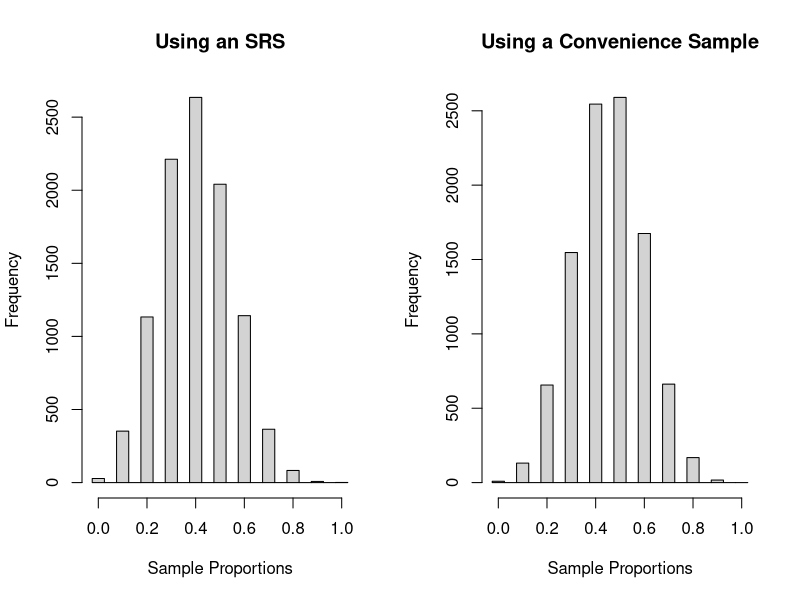

This chart was generated by the following R code:
## ---- chunk 1
set.seed(50)
marblePop <- data.frame(popNumber = 1:100, color = sample(c(rep("Blue", 40), rep("Red", 60)), size = 100, replace = FALSE))
convProb <- c(rep(0.0185, 50), rep(0.003, 25), rep(0, 25))
## ---- chunk 2
method1 <- marblePop[sample(1:100, size = 10, replace = FALSE), ]
method2 <- marblePop[sample(1:100, size = 10, replace = FALSE, prob = convProb), ]
names(method1) <- c("SRS Pop#", "Color")
names(method2) <- c("Conv Pop#", "Color")
knitr::kable(data.frame(method1, method2, row.names = NULL), col.names = c("SRS - Marble Selected", "Marble Color", "Convenience - Marble Selected", "Marble Color"))
## ---- chunk 3
method1 <- colMeans(replicate(10000, marblePop[sample(1:100, size = 10, replace = FALSE), 2]) == "Blue")
method2 <- colMeans(replicate(10000, marblePop[sample(1:100, size = 10, replace = FALSE, prob = convProb), 2]) == "Blue")
knitr::kable(data.frame(SRS = method1[1:10], Convenience = method2[1:10], row.names = NULL), col.names = c("SRS Sample Proportions", "Convenience Sample Proportions"), align = c("c","c"))
## ---- chunk 4
par(mfrow = c(1, 2))
hist(method1, main = "Using an SRS", xlab = "Sample Proportions", breaks = seq(from = -0.025, to = 1.025, by = 0.05))
hist(method2, main = "Using a Convenience Sample", xlab = "Sample Proportions", breaks = seq(from = -0.025, to = 1.025, by = 0.05))
par(mfrow = c(1, 1))
